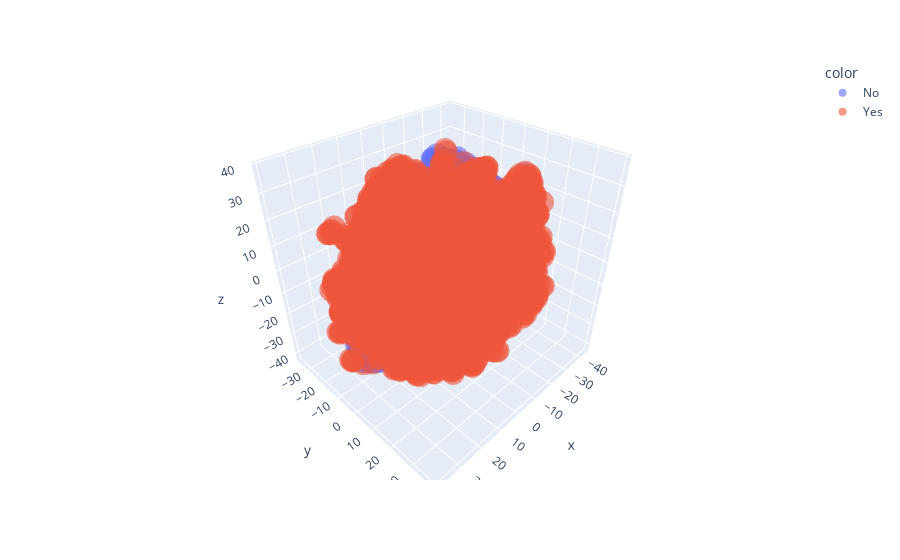

Write notebook code for a chart like this one.
### Code cell
import plotly.express as px

fig = px.scatter_3d(x = image_tsne[:,0], y =image_tsne[:,1], z = image_tsne[:,2], color=label, size_max=0.001, opacity = 0.6)
# fig.update_traces(size = 5)
fig.show()

### Figure 1 — Plotly figure (JSON) as saved in the notebook; plotly's stock layout.template omitted (floating-point values rounded to 4 significant figures; data arrays with more than 128 entries replaced by an {"elided": "..."} marker saying what was removed)
{"data": [{"hovertemplate": "color=No<br>x=%{x}<br>y=%{y}<br>z=%{z}<extra></extra>", "legendgroup": "No", "marker": {"color": "#636efa", "opacity": 0.6, "symbol": "circle"}, "mode": "markers", "name": "No", "scene": "scene", "showlegend": true, "type": "scatter3d", "x": {"elided": "1469 float values"}, "y": {"elided": "1469 float values"}, "z": {"elided": "1469 float values"}}, {"hovertemplate": "color=Yes<br>x=%{x}<br>y=%{y}<br>z=%{z}<extra></extra>", "legendgroup": "Yes", "marker": {"color": "#EF553B", "opacity": 0.6, "symbol": "circle"}, "mode": "markers", "name": "Yes", "scene": "scene", "showlegend": true, "type": "scatter3d", "x": {"elided": "3594 float values"}, "y": {"elided": "3594 float values"}, "z": {"elided": "3594 float values"}}], "layout": {"legend": {"title": {"text": "color"}, "tracegroupgap": 0}, "margin": {"t": 60}, "scene": {"domain": {"x": [0, 1], "y": [0, 1]}, "xaxis": {"title": {"text": "x"}}, "yaxis": {"title": {"text": "y"}}, "zaxis": {"title": {"text": "z"}}}}}
